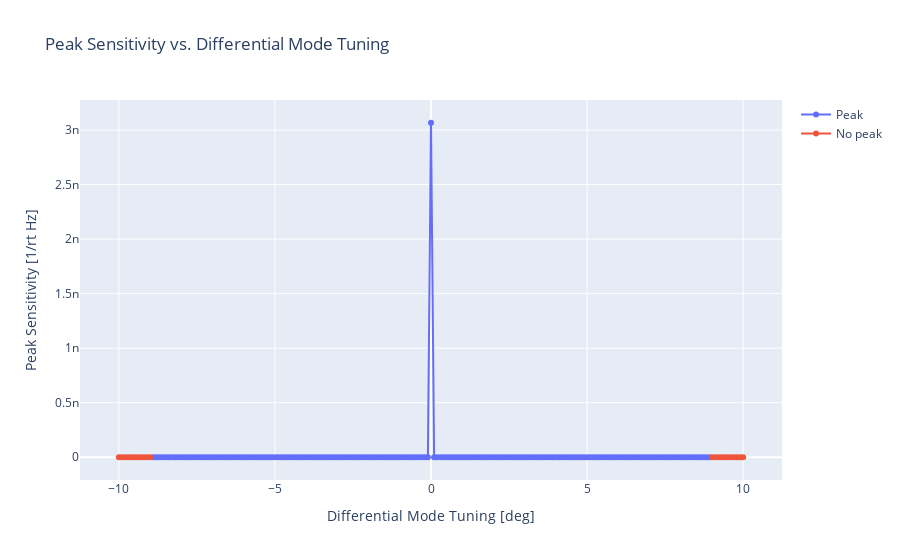
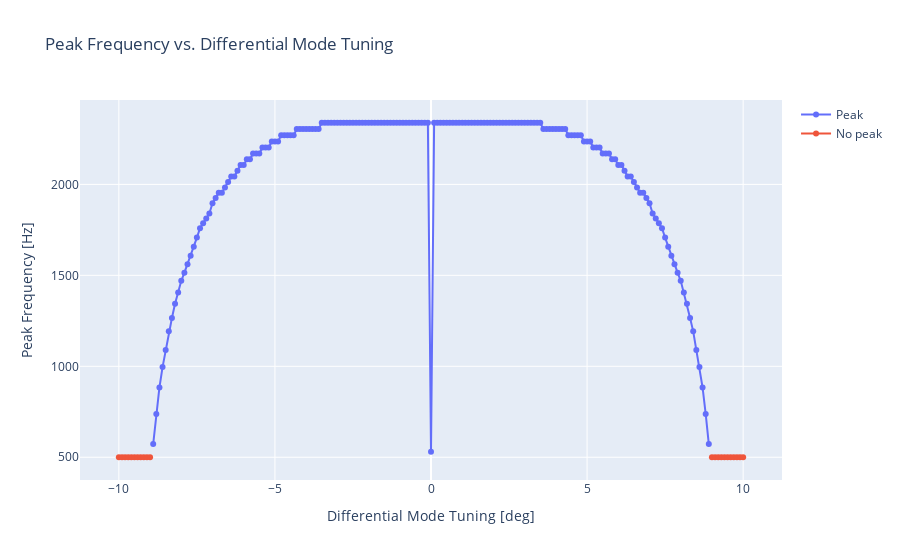
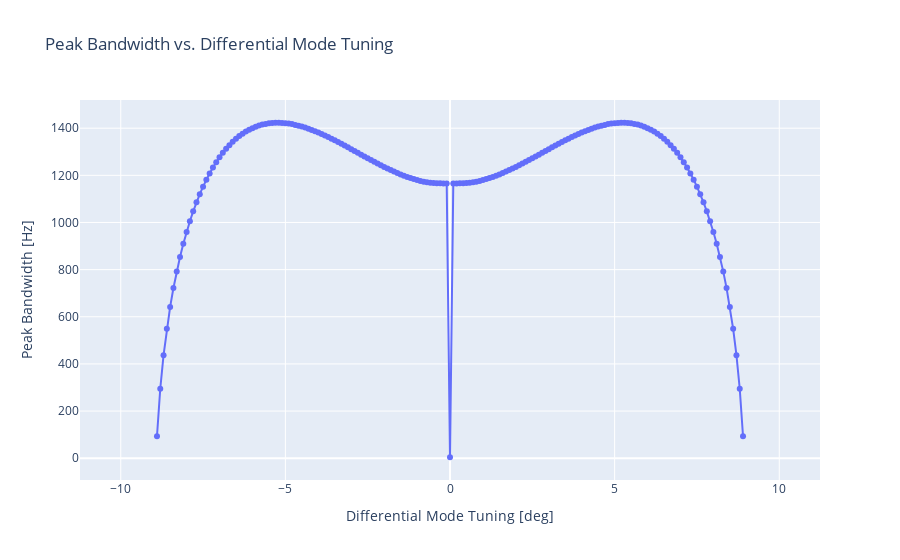

Source (notebook cell) for these figures, in order:
### Markdown cell above
**Figure 1a:** Peak $\text{ASD}$ vs. $\phi_\text{diff}$  
**Figure 1b:** Peak $f$ vs. $\phi_\text{diff}$  
**Figure 1c:** Peak $\text{FWHM}$ vs. $\phi_\text{diff}$  
NOTE: Using findpeaks on reciprocal sensitivity leads to a noticeable difference in peak bandwidth to negative sensitivity.

### Code cell
import finesse
import numpy as np
import plotly.graph_objects as go
import plotly.express as px
import pandas as pd
from scipy.signal import find_peaks, peak_widths
from scipy import interpolate

fsig = np.geomspace(500,10e3,201)
vary_diff = np.linspace(-10, 10, 201)
peak_sens = np.zeros((201,))
peak_f = np.zeros((201,))
peak_bw = np.zeros((201,))
nopeak_sens = np.zeros((201,))
nopeak_f = np.zeros((201,))

# Vary parameter, measure peak sensitivity, peak frequency, peak FWHM (bandwidth)
for i, diff in enumerate(vary_diff):
    kat = finesse.Model()
    kat.parse(
        f"""
    ###########################################################################
    ###   Variables
    ###########################################################################
    var Larm 4000
    var Mtm  74.1
    var itmT 0.01397
    var lmichx 4.5
    var lmichy 4.45

    ###########################################################################
    ###   Input optics
    ###########################################################################
    l L0 500
    s l_in L0.p1 prm.p1
    # Power recycling mirror
    m prm T=0.03 L=2e-05 phi=90
    s prc prm.p2 bs.p1 L=53

    # Central beamsplitter
    bs bs T=0.5 L=0 alpha=45
    
    # Check power in PRC
    #pd reflPRC prm.p1.o
    #pd circPRC bs.p1.i
    #pd trnsPRC bs.p3.o

    ###########################################################################
    ###   X arm
    ###########################################################################
    s lx bs.p3 itmxar.p1 L=lmichx
    
    m itmxar T=1 L=0 phi=180
    s ar_thick itmxar.p2 itmx.p1 L=0
    m itmx T=itmT L=20u phi=180
    s LX itmx.p2 etmx.p1 L=Larm
    
    m etmx T=5u L=40u phi=179.99999
    
    # Check power in ARM X cavity
    #pd reflX itmx.p1.o
    #pd circX etmx.p1.i
    #pd trnsX etmx.p2.o

    pendulum itmx_sus itmx.mech mass=Mtm fz=1 Qz=1M
    pendulum etmx_sus etmx.mech mass=Mtm fz=1 Qz=1M

    ###########################################################################
    ###   Y arm
    ###########################################################################
    s ly bs.p2 itmyar.p1 L=lmichy
    
    m itmyar T=1 L=0 phi=90
    s ar_thicky itmyar.p2 itmy.p1 L=0
    m itmy T=itmT L=20u phi=90
    s LY itmy.p2 etmy.p1 L=Larm
    
    m etmy T=5u L=40u phi=90.00001
    
    # Check power in ARM Y cavity
    #pd reflY itmy.p1.o
    #pd circY etmy.p1.i
    #pd trnsY etmy.p2.o

    pendulum itmy_sus itmy.mech mass=Mtm fz=1 Qz=1M
    pendulum etmy_sus etmy.mech mass=Mtm fz=1 Qz=1M
    
    ###########################################################################
    ###   vSRM
    ###########################################################################
    
    #m srm T=0.2 L=37.5u phi=-90
    
    s src bs.p4 SRC_BS.p1 L=354
    bs SRC_BS T=0.5 L=0 alpha=45
    s vSRC1 SRC_BS.p2 vSRM1.p1 L=0
    m vSRM1 T=0 L=0 phi={-90+diff}
    s vSRC2  SRC_BS.p3 vSRM2.p1 L=0
    m vSRM2 T=0 L=0 phi={0-diff}
    
    # Check power in SRC
    #pd reflSRC bs.p2.o
    #pd circSRC SRC_BS.p1.i
    #pd trnsSRC SRC_BS.p3.o
   
    ###########################################################################
    ###   Output & squeezing
    ###########################################################################
    dbs OFI 
    link(SRC_BS.p4, OFI.p1)
    readout_dc AS OFI.p3.o

    # A squeezed source could be injected into the dark port
    #sq sqz db=-10 angle=90
    #link(sqz, OFI.p2)

    # ------------------------------------------------------------------------------
    # Degrees of Freedom
    # ------------------------------------------------------------------------------
    dof STRAIN LX.dofs.h +1  LY.dofs.h -1

    # signal generator
    sgen sig STRAIN

    qnoised NSR_with_RP AS.p1.i nsr=True
    #qshot NSR_without_RP AS.p1.i nsr=True
    #pd1 signal AS.p1.i f=fsig

    fsig(1)
    xaxis(fsig, log, 500, 10k, 200)
    
    """
    )
    out = kat.run()
    neg_sens = -np.abs(out['NSR_with_RP'])
    peak_idxs, _ = find_peaks(neg_sens)
    
    if peak_idxs.size == 0: # If no peak found, the max sensitivity and its frequency (lower bound is 500Hz) is recorded
        nopeak_sens[i] = np.min(np.abs(out['NSR_with_RP']))
        nopeak_f[i] = fsig[np.argmin(np.abs(out['NSR_with_RP']))]
        peak_sens[i] = np.nan
        peak_f[i] = np.nan
        peak_bw[i] = np.nan
        continue
    else:
        nopeak_sens[i] = np.nan
        nopeak_f[i] = np.nan
        
    fwhm_idxs = peak_widths(neg_sens, peak_idxs, rel_height=0.5)
    left_idx = fwhm_idxs[2][0]
    right_idx = fwhm_idxs[3][0]
    interp_fsig = interpolate.interp1d(np.arange(201), fsig)
    peak_sens[i] = np.abs(out['NSR_with_RP'])[peak_idxs[0]]
    peak_f[i] = fsig[peak_idxs[0]]
    peak_bw[i] = interp_fsig(right_idx) - interp_fsig(left_idx)
    
fig_peak_sens = go.Figure()
fig_peak_sens.add_trace(go.Scatter(x=vary_diff, y=peak_sens,mode='lines+markers',name='Peak'))
fig_peak_sens.add_trace(go.Scatter(x=vary_diff, y=nopeak_sens,mode='lines+markers',name='No peak'))
fig_peak_sens.update_layout(title="Peak Sensitivity vs. Differential Mode Tuning",xaxis_title="Differential Mode Tuning [deg]",yaxis_title="Peak Sensitivity [1/rt Hz]")
fig_peak_sens.show()

fig_peak_f = go.Figure()
fig_peak_f.add_trace(go.Scatter(x=vary_diff, y=peak_f,mode='lines+markers',name='Peak'))
fig_peak_f.add_trace(go.Scatter(x=vary_diff, y=nopeak_f,mode='lines+markers',name='No peak'))
fig_peak_f.update_layout(title="Peak Frequency vs. Differential Mode Tuning",xaxis_title="Differential Mode Tuning [deg]",yaxis_title="Peak Frequency [Hz]")
fig_peak_f.show()

fig_peak_bw = px.line(x=vary_diff, y=peak_bw, markers=True, title="Peak Bandwidth vs. Differential Mode Tuning")
fig_peak_bw.update_xaxes(title_text="Differential Mode Tuning [deg]")
fig_peak_bw.update_yaxes(title_text="Peak Bandwidth [Hz]")
fig_peak_bw.show()

### Figure 1 — Plotly figure (JSON) as saved in the notebook; plotly's stock layout.template omitted (floating-point values rounded to 4 significant figures; data arrays with more than 128 entries replaced by an {"elided": "..."} marker saying what was removed)
{"data": [{"mode": "lines+markers", "name": "Peak", "type": "scatter", "x": {"elided": "201 float values"}, "y": {"elided": "201 float values"}}, {"mode": "lines+markers", "name": "No peak", "type": "scatter", "x": {"elided": "201 float values"}, "y": {"elided": "201 float values"}}], "layout": {"title": {"text": "Peak Sensitivity vs. Differential Mode Tuning"}, "xaxis": {"title": {"text": "Differential Mode Tuning [deg]"}}, "yaxis": {"title": {"text": "Peak Sensitivity [1/rt Hz]"}}}}

### Figure 2 — Plotly figure (JSON) as saved in the notebook; plotly's stock layout.template omitted (floating-point values rounded to 4 significant figures; data arrays with more than 128 entries replaced by an {"elided": "..."} marker saying what was removed)
{"data": [{"mode": "lines+markers", "name": "Peak", "type": "scatter", "x": {"elided": "201 float values"}, "y": {"elided": "201 float values"}}, {"mode": "lines+markers", "name": "No peak", "type": "scatter", "x": {"elided": "201 float values"}, "y": {"elided": "201 int values"}}], "layout": {"title": {"text": "Peak Frequency vs. Differential Mode Tuning"}, "xaxis": {"title": {"text": "Differential Mode Tuning [deg]"}}, "yaxis": {"title": {"text": "Peak Frequency [Hz]"}}}}

### Figure 3 — Plotly figure (JSON) as saved in the notebook; plotly's stock layout.template omitted (floating-point values rounded to 4 significant figures; data arrays with more than 128 entries replaced by an {"elided": "..."} marker saying what was removed)
{"data": [{"hovertemplate": "x=%{x}<br>y=%{y}<extra></extra>", "legendgroup": "", "line": {"color": "#636efa", "dash": "solid"}, "marker": {"symbol": "circle"}, "mode": "lines+markers", "name": "", "orientation": "v", "showlegend": false, "type": "scatter", "x": {"elided": "201 float values"}, "xaxis": "x", "y": {"elided": "201 float values"}, "yaxis": "y"}], "layout": {"legend": {"tracegroupgap": 0}, "title": {"text": "Peak Bandwidth vs. Differential Mode Tuning"}, "xaxis": {"anchor": "y", "domain": [0, 1], "title": {"text": "Differential Mode Tuning [deg]"}}, "yaxis": {"anchor": "x", "domain": [0, 1], "title": {"text": "Peak Bandwidth [Hz]"}}}}
